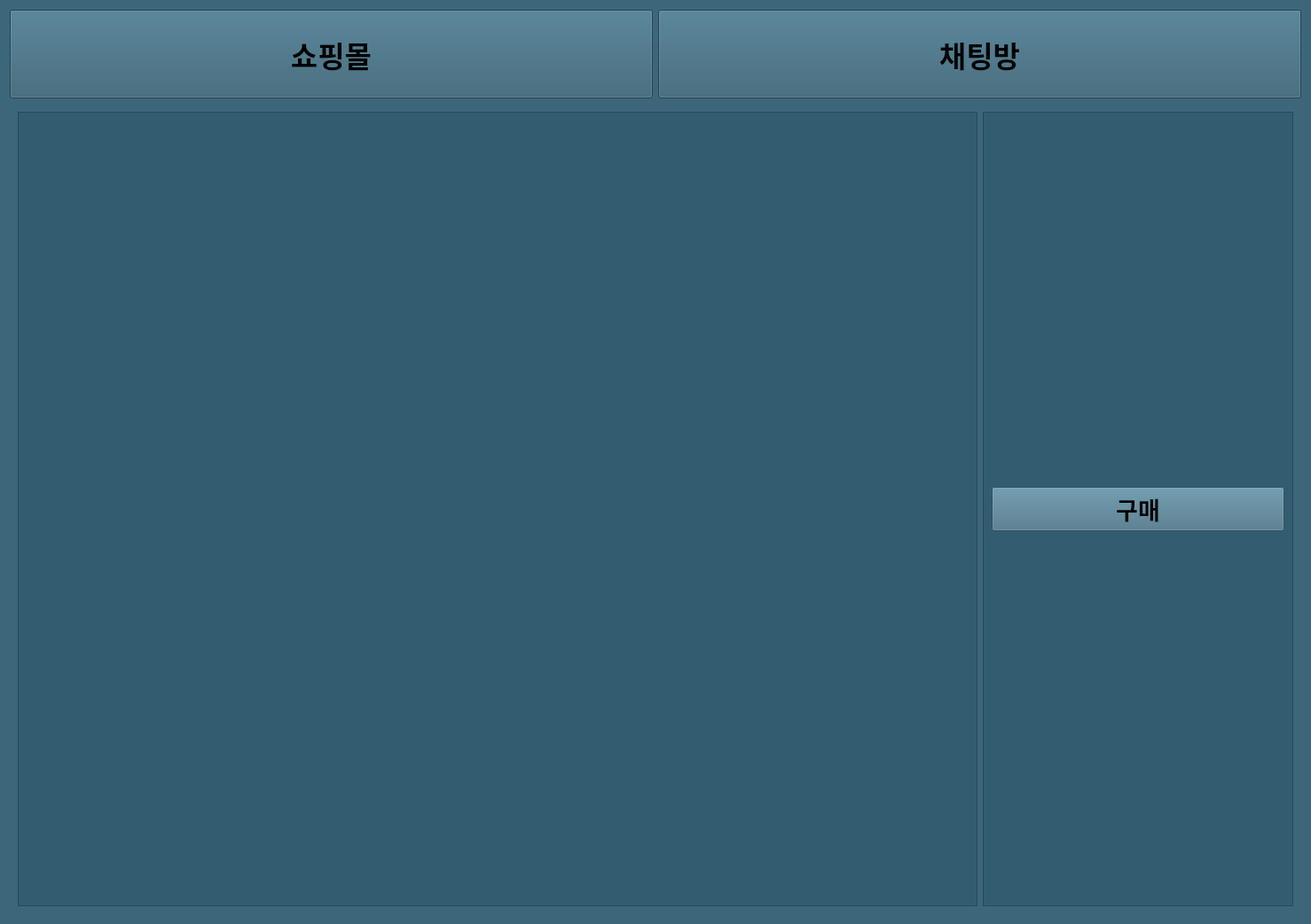
<?xml version="1.0" encoding="UTF-8"?>
<ui version="4.0">
 <class>UserMainWindow</class>
 <widget class="QWidget" name="UserMainWindow">
  <property name="geometry">
   <rect>
    <x>0</x>
    <y>0</y>
    <width>1478</width>
    <height>1042</height>
   </rect>
  </property>
  <property name="windowTitle">
   <string>Form</string>
  </property>
  <property name="styleSheet">
   <string notr="true">background-color: rgb(60, 103, 123);</string>
  </property>
  <layout class="QVBoxLayout" name="verticalLayout">
   <item>
    <layout class="QHBoxLayout" name="horizontalLayout">
     <item>
      <widget class="QPushButton" name="pushButton_shop">
       <property name="minimumSize">
        <size>
         <width>0</width>
         <height>100</height>
        </size>
       </property>
       <property name="font">
        <font>
         <family>한컴 고딕</family>
         <pointsize>25</pointsize>
         <bold>true</bold>
        </font>
       </property>
       <property name="styleSheet">
        <string notr="true">background-color: rgb(50, 93, 113);</string>
       </property>
       <property name="text">
        <string>쇼핑몰</string>
       </property>
      </widget>
     </item>
     <item>
      <widget class="QPushButton" name="pushButton_chat">
       <property name="minimumSize">
        <size>
         <width>0</width>
         <height>100</height>
        </size>
       </property>
       <property name="font">
        <font>
         <family>한컴 고딕</family>
         <pointsize>25</pointsize>
         <bold>true</bold>
        </font>
       </property>
       <property name="styleSheet">
        <string notr="true">background-color: rgb(50, 93, 113);</string>
       </property>
       <property name="text">
        <string>채팅방</string>
       </property>
      </widget>
     </item>
    </layout>
   </item>
   <item>
    <widget class="QStackedWidget" name="stackedWidget">
     <property name="currentIndex">
      <number>0</number>
     </property>
     <widget class="QWidget" name="page_shop">
      <layout class="QHBoxLayout" name="horizontalLayout_2">
       <item>
        <widget class="QScrollArea" name="scrollArea_2">
         <property name="styleSheet">
          <string notr="true">background-color: rgb(50, 93, 113);</string>
         </property>
         <property name="widgetResizable">
          <bool>true</bool>
         </property>
         <widget class="QWidget" name="scrollAreaWidgetContents_2">
          <property name="geometry">
           <rect>
            <x>0</x>
            <y>0</y>
            <width>1075</width>
            <height>887</height>
           </rect>
          </property>
          <layout class="QHBoxLayout" name="horizontalLayout_3">
           <item>
            <layout class="QGridLayout" name="layout_productList"/>
           </item>
          </layout>
         </widget>
        </widget>
       </item>
       <item>
        <widget class="QScrollArea" name="scrollArea">
         <property name="minimumSize">
          <size>
           <width>350</width>
           <height>0</height>
          </size>
         </property>
         <property name="maximumSize">
          <size>
           <width>350</width>
           <height>16777215</height>
          </size>
         </property>
         <property name="styleSheet">
          <string notr="true">background-color: rgb(50, 93, 113);</string>
         </property>
         <property name="widgetResizable">
          <bool>true</bool>
         </property>
         <widget class="QWidget" name="scrollAreaWidgetContents">
          <property name="geometry">
           <rect>
            <x>0</x>
            <y>0</y>
            <width>348</width>
            <height>887</height>
           </rect>
          </property>
          <layout class="QVBoxLayout" name="verticalLayout_4">
           <item>
            <widget class="QPushButton" name="pushButton_3">
             <property name="minimumSize">
              <size>
               <width>0</width>
               <height>50</height>
              </size>
             </property>
             <property name="font">
              <font>
               <pointsize>20</pointsize>
               <bold>true</bold>
              </font>
             </property>
             <property name="styleSheet">
              <string notr="true">background-color: rgb(70, 113, 133);</string>
             </property>
             <property name="text">
              <string>구매</string>
             </property>
            </widget>
           </item>
           <item>
            <layout class="QGridLayout" name="layout_cartList">
             <property name="sizeConstraint">
              <enum>QLayout::SizeConstraint::SetFixedSize</enum>
             </property>
             <property name="spacing">
              <number>0</number>
             </property>
            </layout>
           </item>
          </layout>
         </widget>
        </widget>
       </item>
      </layout>
     </widget>
     <widget class="QWidget" name="page_chat">
      <layout class="QVBoxLayout" name="verticalLayout_3">
       <item>
        <layout class="QHBoxLayout" name="horizontalLayout_4">
         <item>
          <widget class="QListView" name="listView_rooms">
           <property name="maximumSize">
            <size>
             <width>300</width>
             <height>16777215</height>
            </size>
           </property>
           <property name="font">
            <font>
             <bold>true</bold>
            </font>
           </property>
           <property name="styleSheet">
            <string notr="true">background-color: rgb(50, 93, 113);</string>
           </property>
          </widget>
         </item>
         <item>
          <layout class="QVBoxLayout" name="verticalLayout_2">
           <item>
            <widget class="QPlainTextEdit" name="plainTextEdit_chat">
             <property name="styleSheet">
              <string notr="true">background-color: rgb(50, 93, 113);</string>
             </property>
             <property name="readOnly">
              <bool>true</bool>
             </property>
            </widget>
           </item>
           <item>
            <widget class="QLineEdit" name="lineEdit">
             <property name="styleSheet">
              <string notr="true">background-color: rgb(50, 93, 113);</string>
             </property>
            </widget>
           </item>
          </layout>
         </item>
         <item>
          <widget class="QListView" name="listView_users">
           <property name="maximumSize">
            <size>
             <width>300</width>
             <height>16777215</height>
            </size>
           </property>
           <property name="styleSheet">
            <string notr="true">background-color: rgb(50, 93, 113);</string>
           </property>
          </widget>
         </item>
        </layout>
       </item>
      </layout>
     </widget>
    </widget>
   </item>
  </layout>
 </widget>
 <resources/>
 <connections/>
</ui>
